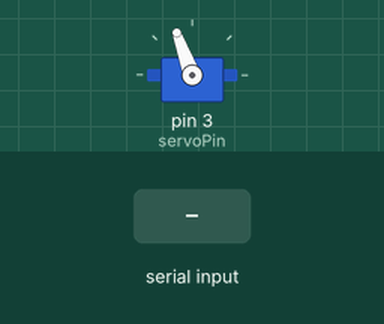
Recording of a sketch running on a simulated Arduino Uno, built with avr-gcc and run on an emulated ATmega328P. Shown: servo. The inputs (shaded band) are chosen by the test bench. What the sketch prints to the serial monitor is not drawn.

Above: at 1.2 s.
1.3 s: "M3\n" received over Serial
3.1 s: "?\n" received over Serial
Timing chart, 0 to 6.1 s (numbered marks = the images above; inputs shaded):
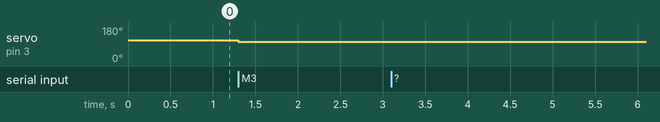

The sketch:

firmware.ino
```cpp
#include <AccelStepper.h>
#include <Servo.h>

//pin Definitions
const int m1Pins[4] = {8, 10, 9, 11};   // motor 1 (YAxis)
const int m2Pins[4] = {A0, A2, A1, A3}; // motor 2 (XAxis)
const int servoPin = 3;

AccelStepper motor1(8, m1Pins[0], m1Pins[1], m1Pins[2], m1Pins[3]);
AccelStepper motor2(8, m2Pins[0], m2Pins[1], m2Pins[2], m2Pins[3]);
Servo penServo;

//---Calibration
float stepsPerMmX = 500.0;
float stepsPerMmY = 4.2;

bool isExecutingMotion = false;
String commandQueue = "";

void reportStatus(const char* state) {
  float currentMmX = motor2.currentPosition() / stepsPerMmX;
  float currentMmY = motor1.currentPosition() / stepsPerMmY;

  Serial.print("<");
  Serial.print(state);
  Serial.print("|MPos:");
  Serial.print(currentMmX, 3);
  Serial.print(",");
  Serial.print(currentMmY, 3);
  Serial.print(",0.000|FS:0,0>\r\n");
}

void setup() {
  Serial.begin(115200);
  penServo.attach(servoPin);
  penServo.write(110);

  // Lowered baseline speeds
  motor1.setMaxSpeed(30.0);
  motor1.setAcceleration(40.0);
  motor2.setMaxSpeed(600.0);
  motor2.setAcceleration(200.0);

  Serial.println("Grbl 1.1h ['$' for help]");
}

void loop() {
  motor1.run();
  motor2.run();

  while (Serial.available() > 0) {
    char c = Serial.peek();
    if (c == '?') {
      Serial.read();
      if (motor1.distanceToGo() == 0 && motor2.distanceToGo() == 0) reportStatus("Idle");
      else reportStatus("Run");
    } else {
      commandQueue += (char)Serial.read();
    }
  }

  if (isExecutingMotion && motor1.distanceToGo() == 0 && motor2.distanceToGo() == 0) {
    Serial.println("ok");
    isExecutingMotion = false;
  }

  if (!isExecutingMotion && commandQueue.indexOf('\n') != -1) {
    int newlineIdx = commandQueue.indexOf('\n');
    String line = commandQueue.substring(0, newlineIdx);
    commandQueue = commandQueue.substring(newlineIdx + 1);

    line.trim();
    line.toUpperCase();

    if (line.length() > 0) {
      if (line.startsWith("G0") || line.startsWith("G1") || line.startsWith("$J=")) {
        bool isRelative = (line.indexOf("G91") != -1);
        float currentMmX = motor2.currentPosition() / stepsPerMmX;
        float currentMmY = motor1.currentPosition() / stepsPerMmY;
        float targetMmX = currentMmX;
        float targetMmY = currentMmY;

        int xIdx = line.indexOf('X');
        int yIdx = line.indexOf('Y');
        if (xIdx != -1) targetMmX = isRelative ? (currentMmX + line.substring(xIdx + 1).toFloat()) : line.substring(xIdx + 1).toFloat();
        if (yIdx != -1) targetMmY = isRelative ? (currentMmY + line.substring(yIdx + 1).toFloat()) : line.substring(yIdx + 1).toFloat();

        long targetStepsX = targetMmX * stepsPerMmX;
        long targetStepsY = targetMmY * stepsPerMmY;
        long dx = abs(targetStepsX - motor2.currentPosition());
        long dy = abs(targetStepsY - motor1.currentPosition());
        long max_steps = max(dx, dy);

        if (max_steps > 0) {
          //SPEED CONTROLS REDUCED HERe
          float MAX_VECTOR_SPEED = 400.0;
          float MAX_VECTOR_ACCEL = 100.0;

          float ratioX = (float)dx / max_steps;
          float ratioY = (float)dy / max_steps;

          motor2.setMaxSpeed(max(MAX_VECTOR_SPEED * ratioX, 1.0));
          motor2.setAcceleration(max(MAX_VECTOR_ACCEL * ratioX, 1.0));
          motor1.setMaxSpeed(max(MAX_VECTOR_SPEED * ratioY, 1.0));
          motor1.setAcceleration(max(MAX_VECTOR_ACCEL * ratioY, 1.0));
        }

        motor2.moveTo(targetStepsX);
        motor1.moveTo(targetStepsY);
        isExecutingMotion = true;
      }
      else if (line.startsWith("M3") || line.startsWith("M03")) {
        penServo.write(102);
        delay(300);
        Serial.println("ok");
      }
      else if (line.startsWith("M5") || line.startsWith("M05")) {
        penServo.write(110);
        delay(300);
        Serial.println("ok");
      }
      else {
        Serial.println("ok");
      }
    }
  }
}
```

Measured:
- after the input at 1.3 s, servo on pin 3 (servoPin): 110° → 102° at once
- after the input at 3.1 s, every drawn part: stays the same
